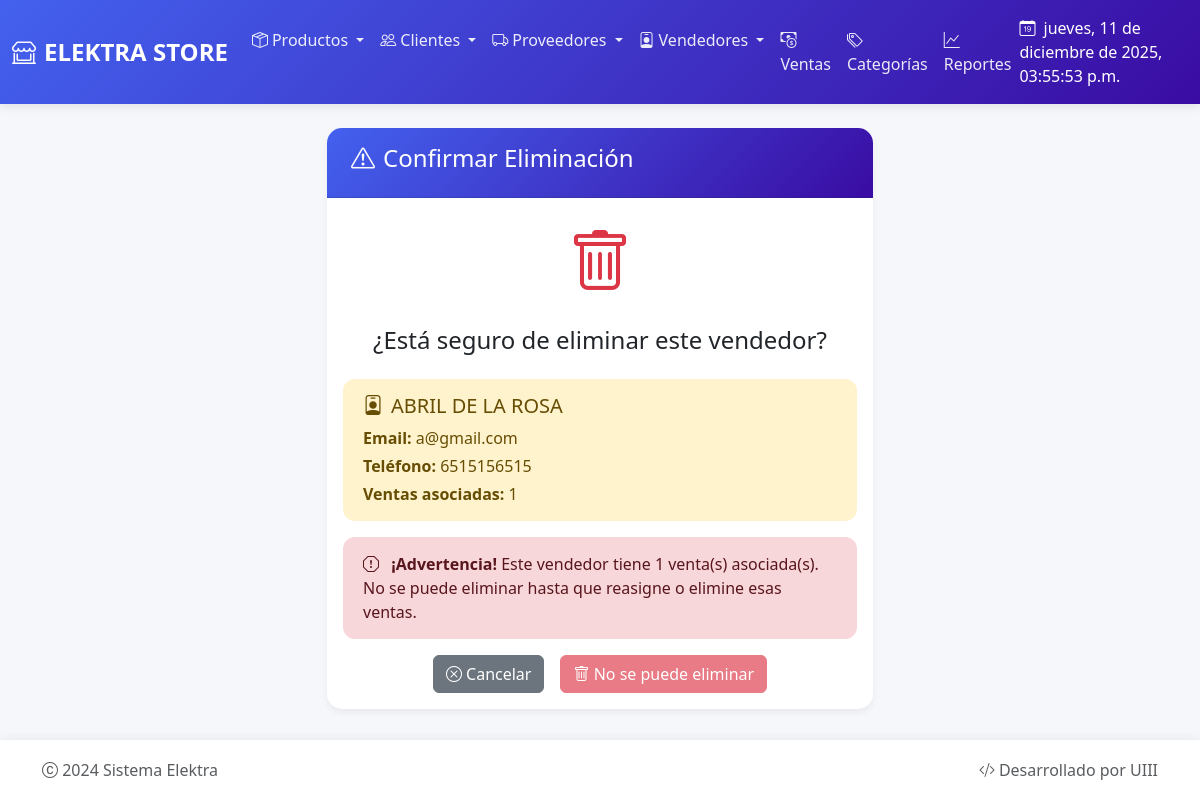
The app's page /vendedores/borrar/1/ with its own data.
### app_Elektra/models.py (models this page shows, shortened)
class Vendedor(models.Model):
    nombre = models.CharField(max_length=100)
    telefono = models.CharField(max_length=20)
    email = models.EmailField(max_length=100, unique=True)
    foto = models.ImageField(
        upload_to='vendedores/',
        null=True,
        blank=True,
        default='vendedores/default_vendedor.png',
        verbose_name='Foto del vendedor'
    )
    fecha_contratacion = models.DateField(default=timezone.now)
    activo = models.BooleanField(default=True)
    fecha_creacion = models.DateTimeField(auto_now_add=True)
    fecha_actualizacion = models.DateTimeField(auto_now=True)
    class Meta:
        ordering = ['nombre']
        verbose_name = 'Vendedor'
        verbose_name_plural = 'Vendedores'

### app_Elektra/views.py (the view, shortened to what this page needs)
# urls.py: path('vendedores/borrar/<int:pk>/', views.vendedores_borrar, name='vendedores_borrar'),
def vendedores_borrar(request, pk):
    vendedor = get_object_or_404(Vendedor, id=pk)
    return render(request, 'vendedores/borrar.html', {'vendedor': vendedor})

### app_Elektra/templates/vendedores/borrar.html (shortened to what this page needs)
{% extends 'base.html' %}
{% block content %}
<div class="row">
    <div class="col-md-6 mx-auto">
        <div class="card border-danger">
            <div class="card-header bg-danger text-white">
                <h4><i class="bi bi-exclamation-triangle me-2"></i>Confirmar Eliminación</h4>
            </div>
            <div class="card-body">
                <div class="text-center mb-4">
                    <i class="bi bi-trash text-danger" style="font-size: 4rem;"></i>
                    <h4 class="mt-3">¿Está seguro de eliminar este vendedor?</h4>
                </div>
                <div class="alert alert-warning">
                    <h5><i class="bi bi-person-badge me-2"></i>{{ vendedor.nombre }}</h5>
                    <p class="mb-1"><strong>Email:</strong> {{ vendedor.email }}</p>
                    <p class="mb-1"><strong>Teléfono:</strong> {{ vendedor.telefono }}</p>
                    <p class="mb-0"><strong>Ventas asociadas:</strong> {{ vendedor.venta_set.count }}</p>
                </div>
                {% if vendedor.venta_set.count > 0 %}
                <div class="alert alert-danger">
                    <i class="bi bi-exclamation-octagon me-2"></i>
                    <strong>¡Advertencia!</strong> Este vendedor tiene {{ vendedor.venta_set.count }} venta(s) asociada(s).
                    No se puede eliminar hasta que reasigne o elimine esas ventas.
                </div>
                {% endif %}
                <form method="POST">
                    <div class="d-grid gap-2 d-md-flex justify-content-md-center">
                        <a href="{% url 'vendedores_ver' %}" class="btn btn-secondary me-md-2">
                            <i class="bi bi-x-circle"></i> Cancelar
                        </a>
                        {% if vendedor.venta_set.count == 0 %}
                        <button type="submit" class="btn btn-danger">
                            <i class="bi bi-trash"></i> Sí, eliminar vendedor
                        </button>
                        {% else %}
                        <button type="button" class="btn btn-danger" disabled>
                            <i class="bi bi-trash"></i> No se puede eliminar
                        </button>
                        {% endif %}
                    </div>
                </form>
            </div>
        </div>
    </div>
</div>
{% endblock %}

### app_Elektra/templates/base.html (style rules this page uses)
:root { --primary-color: #4361ee; --secondary-color: #3a0ca3; --success-color: #4cc9f0; --danger-color: #f72585; --warning-color: #f8961e; --info-color: #7209b7; --light-color: #f8f9fa; --dark-color: #212529; }
body { background-color: #f5f7fb; font-family: 'Segoe UI', Tahoma, Geneva, Verdana, sans-serif; padding-bottom: 60px; }
.card { border: none; border-radius: 15px; box-shadow: 0 4px 6px rgba(0,0,0,0.05); margin-bottom: 20px; transition: transform 0.3s; }
.card-header { background: linear-gradient(135deg, var(--primary-color), var(--secondary-color)); color: white; border-radius: 15px 15px 0 0 !important; font-weight: 600; padding: 1rem 1.5rem; }
.alert { border: none; border-radius: 12px; padding: 15px 20px; }
html { scroll-behavior: smooth; }

### records on screen
Vendedor: nombre "ABRIL DE LA ROSA", email "a@gmail.com", telefono "6515156515", venta_set.count "1"
